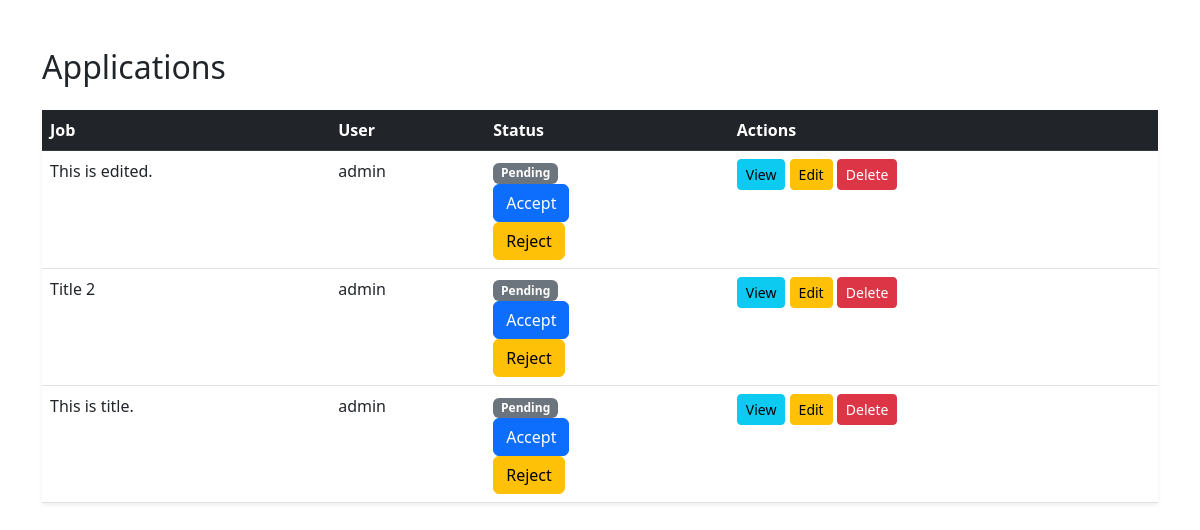
/jobboard/applications/ (signed in), run on the app's committed database.
### applications/models.py (models this page shows, shortened)
class Application(models.Model):
    STATUS_CHOICES = [
        ('pending', 'Pending'),
        ('accepted', 'Accepted'),
        ('rejected', 'Rejected'),
    ]
    job = models.ForeignKey(Job, on_delete=models.CASCADE, related_name='applications')
    user = models.ForeignKey(User, on_delete=models.CASCADE, related_name='applications')
    resume = models.FileField(upload_to='resumes/', null=True, blank=True)
    status = models.CharField(max_length=20, choices=STATUS_CHOICES, default='pending')
    created_at = models.DateTimeField(auto_now_add=True)
    class Meta:
        unique_together = ('job', 'user')
        ordering = ['-created_at']

### jobboard/models.py (models this page shows, shortened)
class Job(models.Model):
    user = models.ForeignKey(User, on_delete=models.CASCADE)
    title = models.CharField(max_length=200, null=False)
    slug = models.SlugField(unique=True, null=True, blank=True)
    description = models.TextField(null=False)
    location = models.CharField(max_length=100, null=False)
    created_at = models.DateTimeField(auto_now_add=True)
    updated_at = models.DateTimeField(auto_now=True)
    class Meta:
        ordering = ["-created_at"]

### applications/views.py (the view)
# urls.py: path('', views.application_list, name='application_list'),
@login_required
def application_list(request):
    applications = Application.objects.filter(user=request.user)
    return render(request, 'applications/application_list.html', {'applications': applications})

### applications/templates/applications/application_list.html (shortened to what this page needs)
<!doctype html>
<html>
  <head>
    <link
      href="https://cdn.jsdelivr.net/npm/bootstrap@5.3.0/dist/css/bootstrap.min.css"
      rel="stylesheet"
    />
  </head>
  <body>
    <div class="container mt-5">
      <h2 class="mb-4">Applications</h2>
      <table class="table table-hover shadow-sm">
        <thead class="table-dark">
          <tr>
            <th>Job</th>
            <th>User</th>
            <th>Status</th>
            <th>Actions</th>
          </tr>
        </thead>
        <tbody>
          {% for app in applications %}
          <tr>
            <td>{{ app.job.title }}</td>
            <td>{{ app.user.username }}</td>
            <td>
              {% if app.status == 'pending' %}
              <span class="badge bg-secondary">Pending</span>
              <form
                method="POST"
                action="{% url 'accept_application' app.id %}"
              >
                <button type="submit" class="btn btn-primary me-2">
                  Accept
                </button>
              </form>
              <form
                method="POST"
                action="{% url 'reject_application' app.id %}"
              >
                <button type="submit" class="btn btn-warning">Reject</button>
              </form>
              {% endif %}
            </td>
            <td>
              <a
                href="{% url 'application_detail' app.id %}"
                class="btn btn-sm btn-info"
                >View</a
              >
              <a
                href="{% url 'update_application' app.id %}"
                class="btn btn-sm btn-warning"
                >Edit</a
              >
              <a
                href="{% url 'delete_application' app.id %}"
                class="btn btn-sm btn-danger"
                >Delete</a
              >
            </td>
          </tr>
          {% empty %}
          <tr>
            <td colspan="4" class="text-center">No applications found</td>
          </tr>
          {% endfor %}
        </tbody>
      </table>
    </div>
  </body>
</html>

### data on the page
Application: job "This is edited.", user.username "admin", status "Pending"
Application: job "Title 2", user.username "admin", status "Pending"
Application: job "This is title.", user.username "admin", status "Pending"
